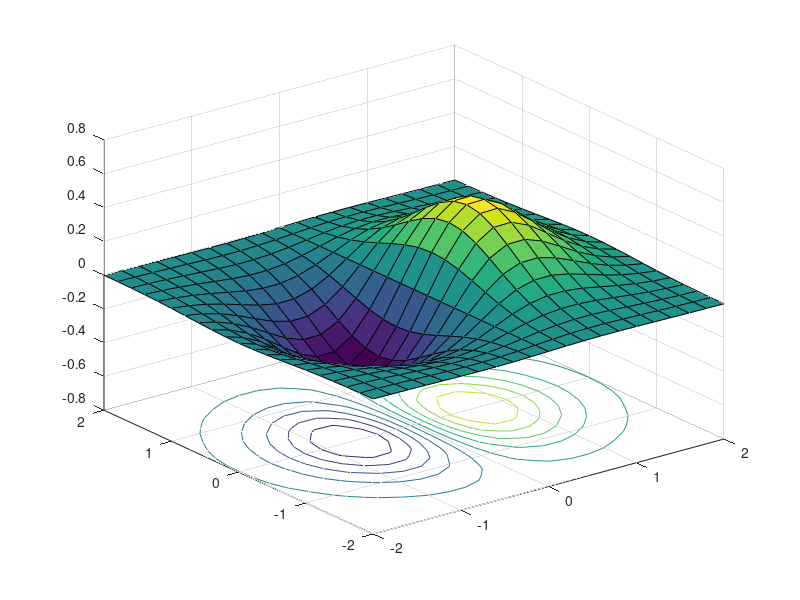

Write the MATLAB code that produced this figure. (Note: this script raises an error after producing the figure.)
x = -2:0.2:2;
y = x';
z = x .* exp(-x.^2 - y.^2);
%z = peaks(x,y);
[px,py] = gradient(z);

[X,Y] = meshgrid(x,y);
Z = X.*exp(-X.^2 - Y.^2);
[U,V,W] = surfnorm(X,Y,z);

figure(1)
surfc(x,y,z);
hold on
zz = min(z,[],'All')*ones(size(z));
quiver3(X,Y,zz,U,V,zeros(size(Z)));


figure(2)
sc = contour(x,y,z);
hold on
qv = quiver(x,y,-px,-py);



